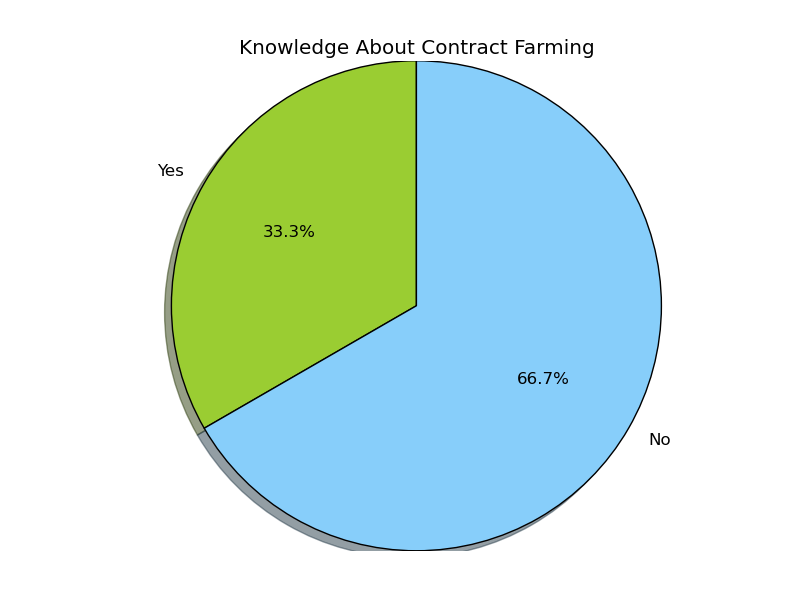

Recreate this plot in Python.
import matplotlib.pyplot as plt


# The slices will be ordered and plotted counter-clockwise.
labels = 'Yes', 'No' 
sizes = [4,8]
#colors = ['yellowgreen', 'gold', 'lightskyblue', 'lightcoral']
#explode = (0, 0.1, 0, 0) # only "explode" the 2nd slice (i.e. 'Hogs')

colors = ['yellowgreen', 'lightskyblue']

plt.pie(sizes, labels=labels, colors=colors,
        autopct='%1.1f%%', shadow=True, startangle=90)
# Set aspect ratio to be equal so that pie is drawn as a circle.
plt.axis('equal')
plt.title("Knowledge About Contract Farming")
plt.show()
